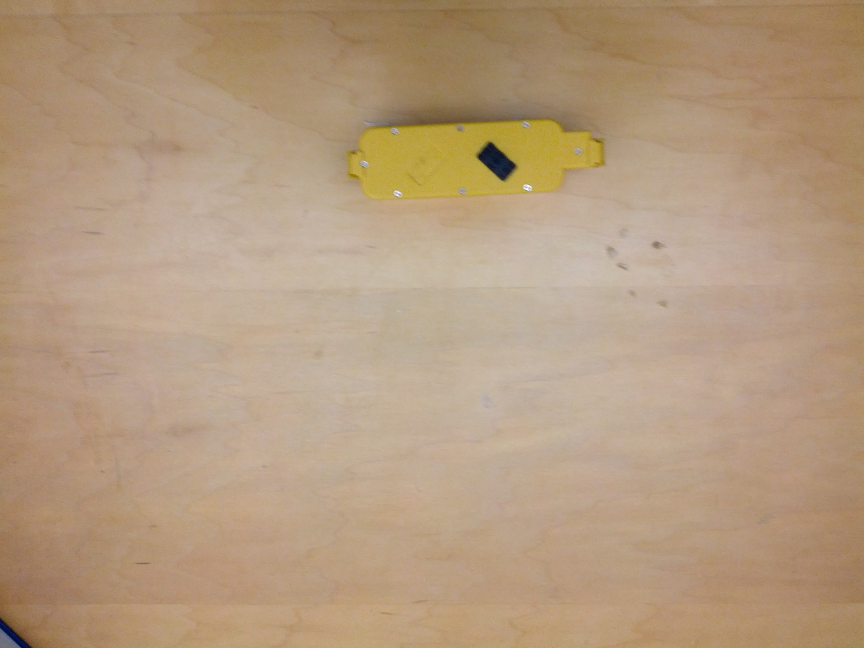
#> input picture test2.jpg, 2592 x 1944 px, given in place of the camera (shown at 1/3 size)
$ python dnf_2d_input_camera.py   (Python 2 division)
#> lines starting #> are read from the running program, lines starting #| are printed output that depends on the picture; after the words box and inside, x2 and y2 are one past the last pixel; in counts of white or black regions, pixels touching at a corner belong together


from __future__ import division
import numpy as np
import math
from matplotlib import cm
import matplotlib.pyplot as plt
from matplotlib.ticker import LinearLocator, FormatStrFormatter
from mpl_toolkits.mplot3d import Axes3D
import scipy.signal as sp
import cv2


nn=101
dx=2*math.pi/nn
dy=2*math.pi/nn
sig=2*math.pi/10
sig1=sig*4#mexican hat
C=0.09
pat=np.zeros((nn,nn))
h=10.0 # Just now it is set to  0.0 later I will give its some input
tau_inv=0.1

print 'hello world'
X,Y=np.mgrid[-nn/2:nn/2,-nn/2:nn/2]
def weights(sig):
    f=np.zeros((nn,nn))
    f=-(((dx*X)**2/2*sig**2)+((dy*Y)**2/2*sig**2))
    #f=f/2*sig**2
    f=np.exp(f)
    f=f*(1./(np.sqrt(2*math.pi)*sig))
    return f

    # [12 lines of commented-out code are left out]

w0=1./(np.sqrt(2*math.pi)*sig)*(np.exp((-(((dx*X)**2)+((dy*Y)**2)))/(2*sig**2)))
#w=4*(w-C)
w1=1./(np.sqrt(2*math.pi)*sig1)*(np.exp((-(((dx*X)**2)+((dy*Y)**2)))/(2*sig1**2)))

#w0=weights(sig)

#w1=weights(sig1)
w=100*((w0-w1)-C)


def plot(figno,u_history):
    fig = plt.figure(figno)
    ax = fig.gca(projection='3d')
    X, Y = np.meshgrid(np.arange(nn),np.arange(nn))

    surf = ax.plot_surface(X, Y,u_history)#,cmap=cm.jet,
            #linewidth=0, antialiased=True)
    ax.w_zaxis.set_major_locator(LinearLocator(10))
    ax.w_zaxis.set_major_formatter(FormatStrFormatter('%.3f'))

    ax.set_zlabel("Excitation")
    ax.set_xlabel("Node X")
    ax.set_ylabel("Node Y")
    #plt.show()
    #plt.draw()
    #fig.colorbar(surf, shrink=0.5, aspect=5)


def update(u,I):

    r=1/(1+np.exp(-u))

    #print u.shape

    t=sp.convolve2d(r,w,'same','wrap')
    #t=np.dot(r,w)
    sum1=t*dx*dx

    u=u+tau_inv*((-u+sum1+50*I)+h)


    return u


def gauss_pbc(locx,locy,sig):
        z=np.zeros((nn,nn))
        for i in range(nn):
            for j in range(nn):
                d=min([abs(i*dx-locx) , 2*math.pi-abs(i*dx-locx)])
                d2=min([abs(j*dy-locy), 2*math.pi-abs(j*dy-locy)])
                z[j][i]=1./(np.sqrt(2*math.pi)*sig)*np.exp(-(d**2/(2*sig**2)+(d2**2/(2*sig**2))))
        return z
#Update With Localised Input

'''
I_ext=np.zeros((nn,nn))
for k in range(int(nn/2-np.floor(nn/20)),int(nn/2+np.floor(nn/20))+1):
    I_ext[k]=1
'''
'''
I_ext=np.zeros((nn,nn))
input_image=cv2.imread('/home/rohan/Documents/dnf_python/test1.jpg',0)
input_image=cv2.resize(input_image,(101,101))
for i in range (101):
    for j in range (101):
        if input_image[i][j]>140:
            input_image[i][j]=0
        else:
            input_image[i][j]=1
I_ext=input_image#/np.max(input_image)
'''
#cv2.imshow('test',input_image)
#I_ext[int(nn/2-np.floor(nn/20)):int(nn/2+np.floor(nn/20))+1,

#     int(nn/2-np.floor(nn/20)):int(nn/2+np.floor(nn/20))+1] = 1
#I_ext[50:60,50:60]=1
#I_ext=gauss_pbc(3*math.pi/2,3*math.pi/2,sig)


#!print u.shape

#I_ext[10:20,10:20] = 1

time=5
u_history=np.zeros((nn,nn))
cap=cv2.VideoCapture(0)
#u=np.zeros((nn,nn))
u=np.zeros((nn,nn))
while True:
    #counter=counter+1
    I_ext=np.zeros((nn,nn))

    #while True:
    #sleep(20)
    ret,im=cap.read()
#> im is the input picture: shape (1944, 2592, 3); mean B, G, R 126.8, 154.8, 180.3
    im=cv2.cvtColor(im,cv2.COLOR_BGR2GRAY)
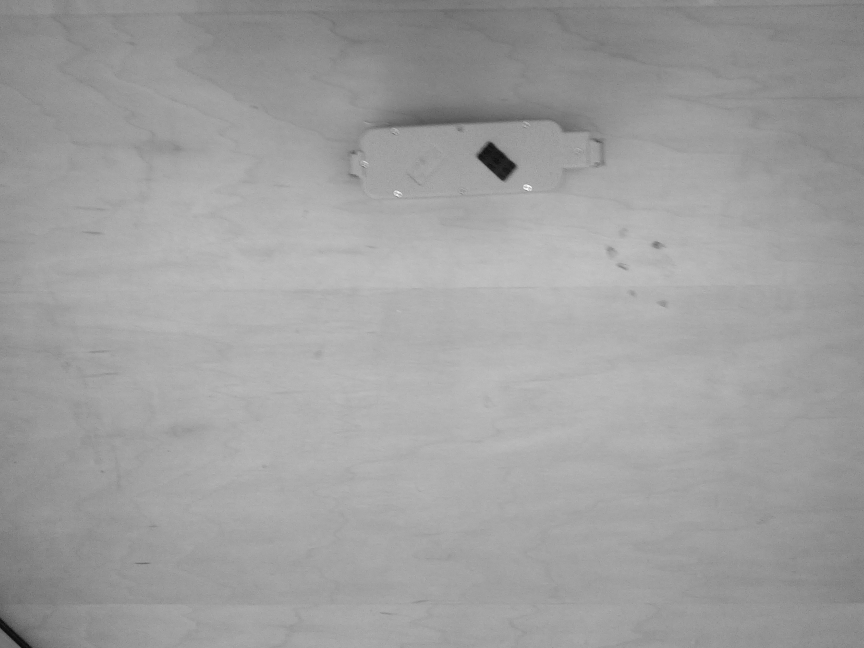
#> im: shape (1944, 2592) (shown at 1/3 size); min 2, max 255, mean 159.2
    #input_image=cv2.imread('/home/rohan/Documents/dnf_python/test1.jpg',0)
    input_image=cv2.resize(im,(101,101))
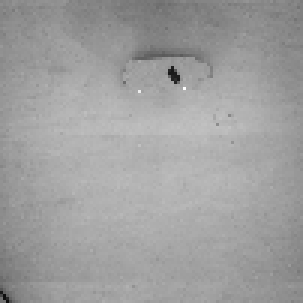
#> input_image: shape (101, 101) (shown 3 times larger); min 14, max 253, mean 159.1
    input_image1=cv2.resize(im,(101,101))
    for i in range (101):
        for j in range (101):
            if input_image[i][j]>100:
                input_image[i][j]=0
                input_image1[i][j]=255
            else:
                input_image[i][j]=1
                input_image1[i][j]=0
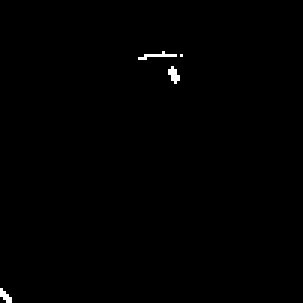
#> input_image: shape (101, 101) (shown 3 times larger); values 0 (black) and 1 (white), 0.4% white in thin lines or dots, all inside (x1, y1, x2, y2) = (0, 17, 61, 101)
    #cv2.imshow('video_test',input_image)
    #cv2.waitKey(10)
    I_ext=input_image
    # [13 lines of commented-out code are left out]

    time=20
    #u_history=np.zeros((nn,nn))

    #
    #for k in range(time):

    u=update(u,I_ext)
#> in update, `r=1/(1+np.exp(-u))`: r: shape (101, 101) float64; every value is 0.5
#> in update, `t=sp.convolve2d(r,w,'same','wrap')`: t: shape (101, 101) float64; every value is -76183.4
#> in update, `sum1=t*dx*dx`: sum1: shape (101, 101) float64; every value is -294.8
    r=1/(1+np.exp(-u))
    #u_history=r
    #print counter
    #fig=plt.figure(1)
    plt.clf()
    #plt.plot(counter,'b+')
    plot(1,r)#u_history)
#> (the run stopped early here; a loop or call above may not have finished)

$ run again, on test3.jpg
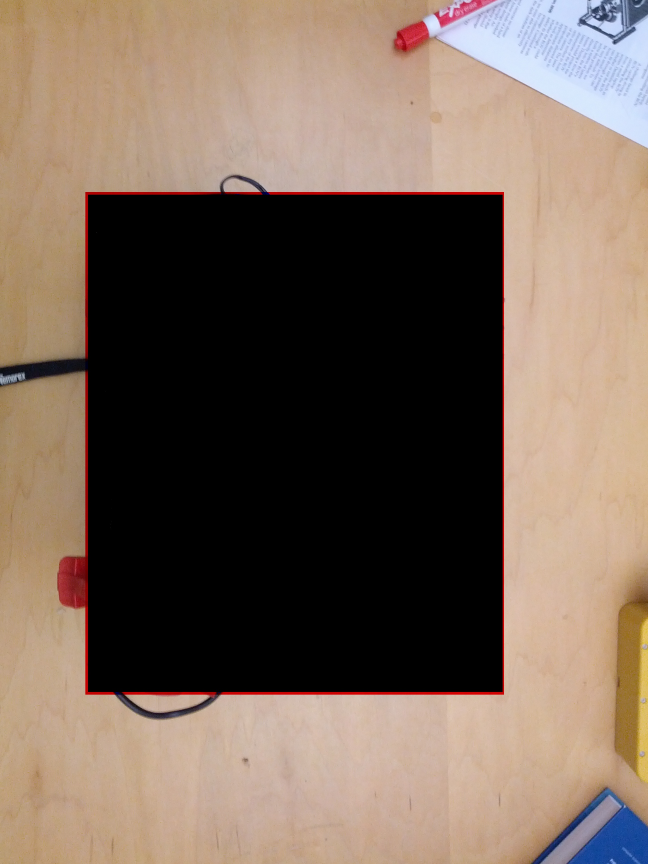
#> input picture test3.jpg, 1944 x 2592 px, given in place of the camera (shown at 1/3 size)
#> im is the input picture: shape (2592, 1944, 3); mean B, G, R 90.4, 103.6, 121.7
#> `im=cv2.cvtColor(im,cv2.COLOR_BGR2GRAY)`:
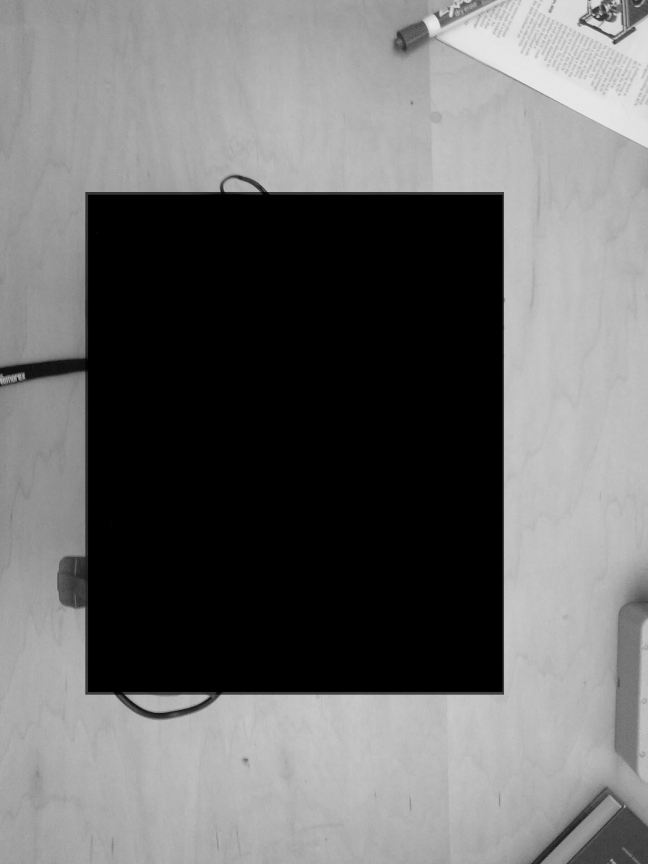
#> im: shape (2592, 1944) (shown at 1/3 size); min 0, max 243, mean 107.5
#> after the loop `for i in range (101):`:
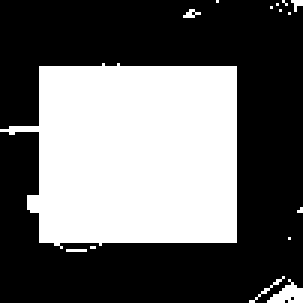
#> input_image: shape (101, 101) (shown 3 times larger); values 0 (black) and 1 (white), 39.7% white; 15 white regions (13 under 20 px), largest, box (x1, y1, x2, y2) and area: (0, 21, 79, 83) 3948, (89, 93, 101, 101) 52
#> t: shape (101, 101) float64; every value is -76183.4
#> sum1: shape (101, 101) float64; every value is -294.8
